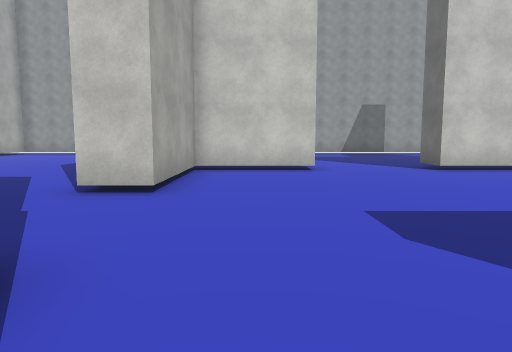
View 1 (above)

24 first-person views from a walk through a Unity game level. The camera is 1.5 m above the floor, tilts 6° down and sees 70° across. The floor is counted in squares, 2 m on a side. Each view is taken from the middle of a square. On the plan, view 1 faces up. The plan holds only what a view shows up to about 11 squares ahead; the rest is blank. The place goes on beyond the plan. The player is left out. Some surface patterns are stand-ins.

View 2
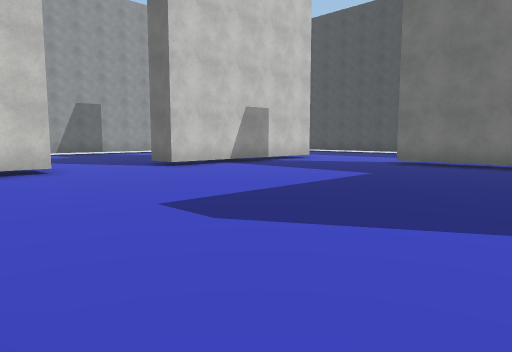

View 3
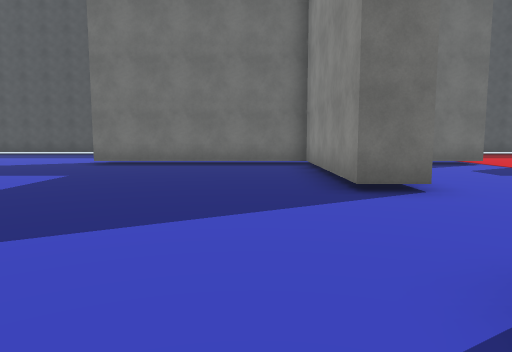

View 4
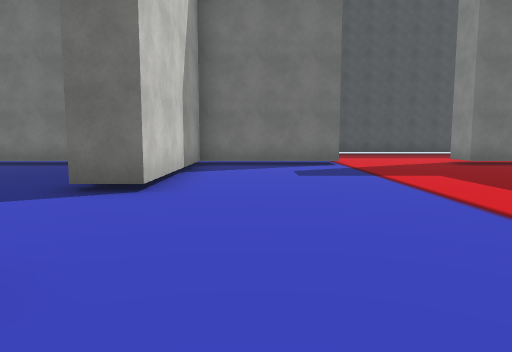

View 5
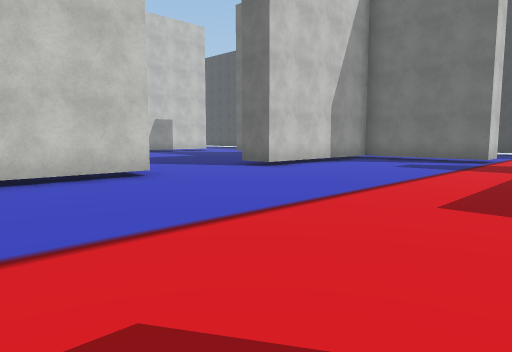

View 6
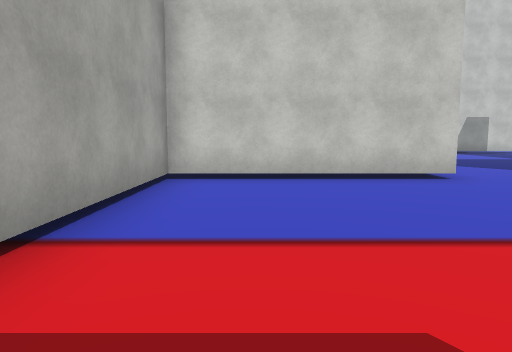

View 7
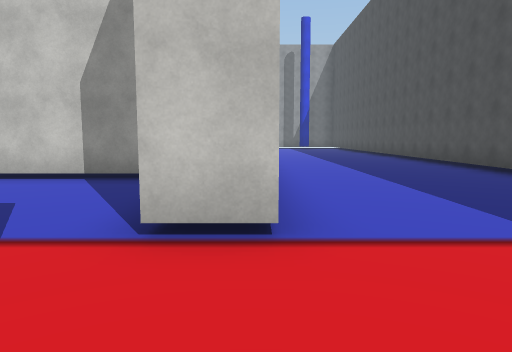

View 8
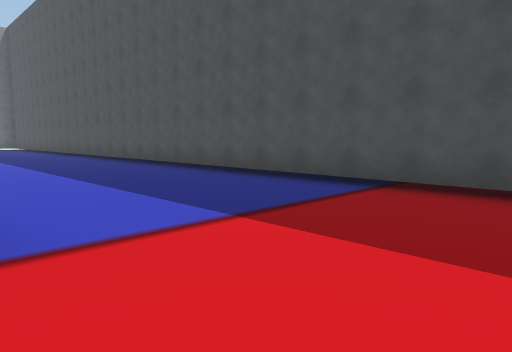

View 9
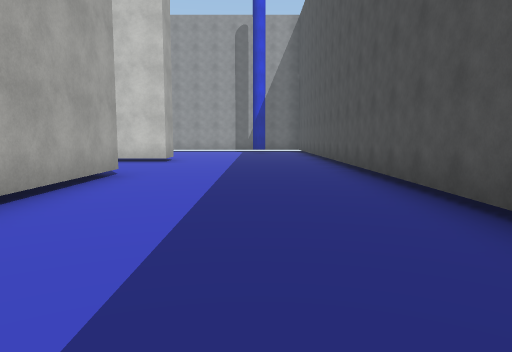

View 10
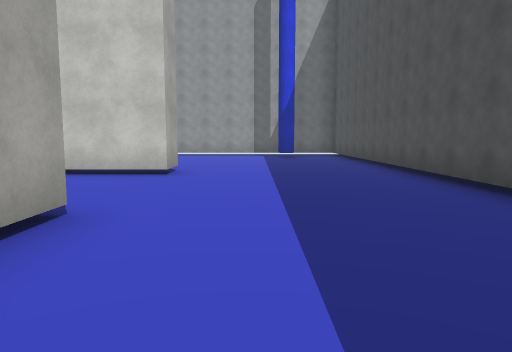

View 11
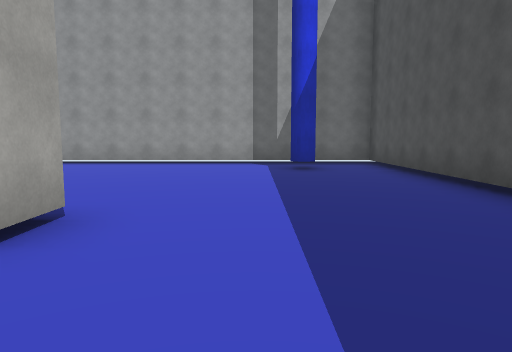

View 12
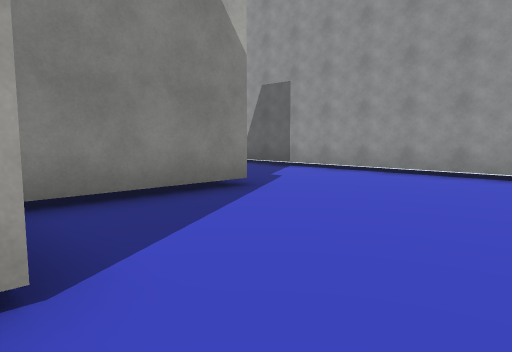

View 13
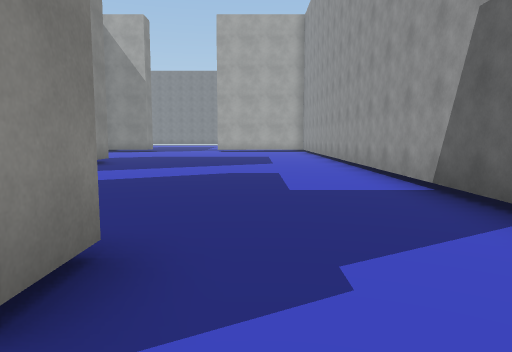

View 14
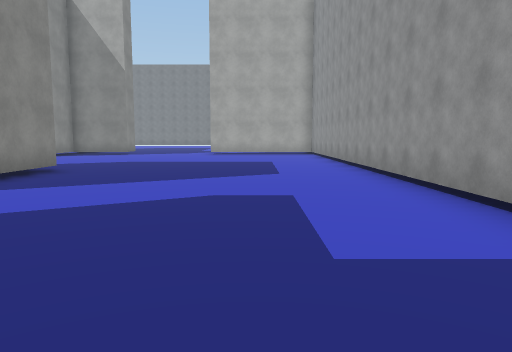

View 15
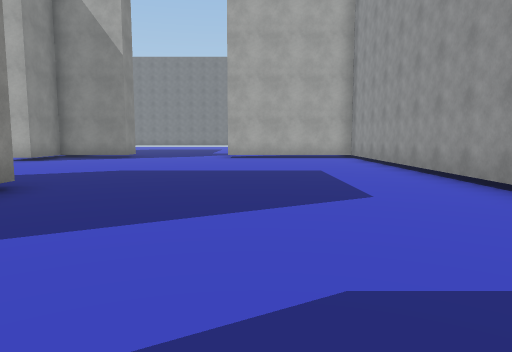

View 16
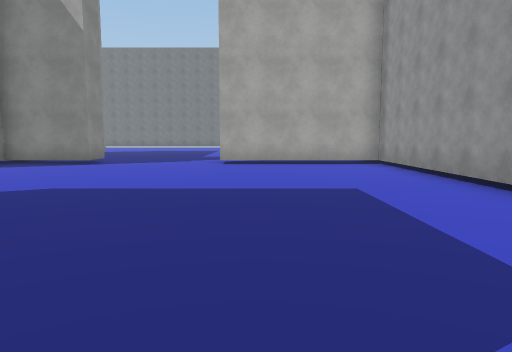

View 17
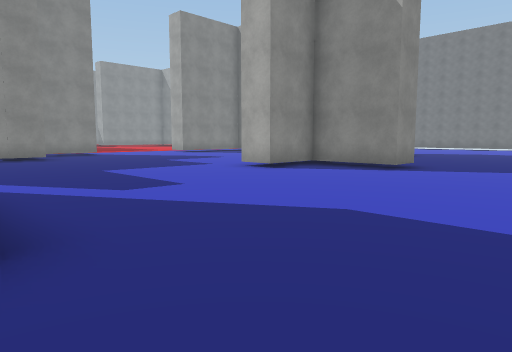

View 18
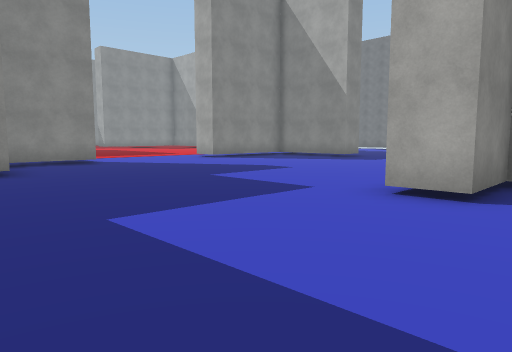

View 19
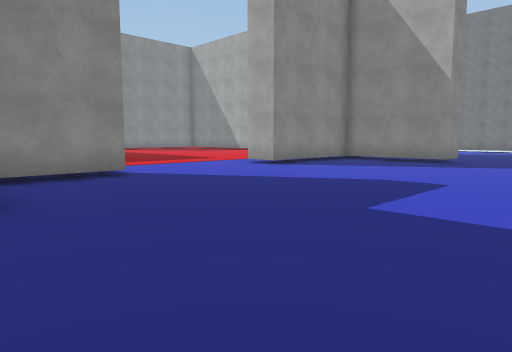

View 20
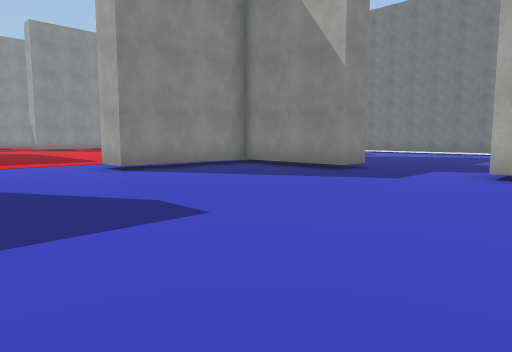

View 21
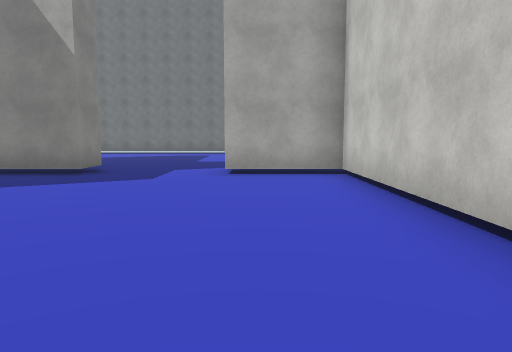

View 22
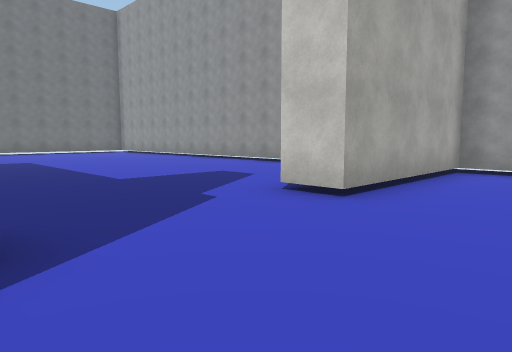

View 23
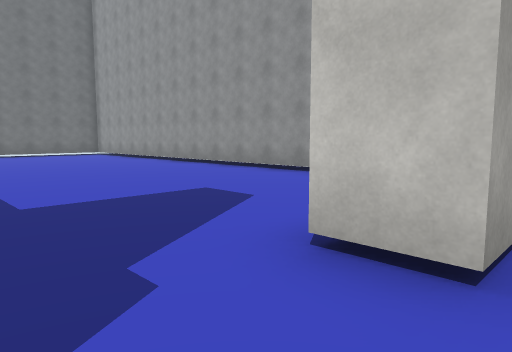

View 24
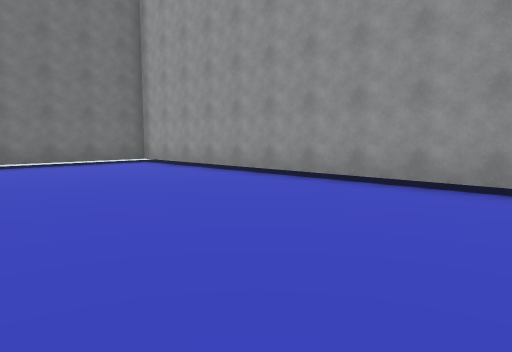

### Floor plan
Points are (right, up) in squares from view 1. A wall is a line through its corners. A room is listed if a view was taken in it or the views show most of it. See-through windows are left out.
Room 1 (views 1, 2, 3, 4, 5, 6, 7, 8, 9, 10, 11, 12, 13)
walls: (10.2, 4.5) (10.2, 1); (0.6, -2.4) (-4.6, -2.4) (-4.6, -6.9); (6.4, 8.4) (4.2, 8.4); (10.2, -6.3) (9.1, -6.3) (9.1, -2.4) (4, -2.4) (4, -1.4) (9.1, -1.4) (9.1, 4.5); (10.2, 9.5) (10.2, 8.4) (8.1, 8.4); (1.4, 8.4) (-1.4, 8.4) (-1.4, 4.8); (7.8, 13) (7.8, 9.9); (15.3, -8.1) (15.3, 16.5) (8.6, 16.5)
ways out: opening at (-2, 3) to room 2; opening at (3, 8.7) to room 2; opening at (7.7, 15) to room 2
Room 2 (views 14, 15, 16, 17, 18, 19, 20, 21, 22, 23, 24)
walls: (-11.5, 4.8) (-16.5, 4.8) (-16.5, 2.2); (-11.5, 8.3) (-10.4, 8.3) (-10.4, 5.8) (-8.7, 5.8) (-8.7, 4.8); (-17.6, -0.6) (-16.5, -0.6) (-16.5, -4) (-12.7, -4) (-12.7, -5.1); (-14.8, 16.5) (-26.3, 16.5) (-26.3, 15.9); (-8.4, -4) (-6.1, -4); (-2.5, 9.4) (-0.5, 9.4); (-1.4, 4.8) (-2.5, 4.8); (4.2, 8.4) (4.2, 9.5); (6.6, 13) (7.8, 13); (8.6, 16.5) (-10.4, 16.5) (-10.4, 12) (-11.5, 12)
ways out: opening at (-2, 3) to room 1; opening at (3, 8.7) to room 1; opening at (7.7, 15) to room 1

Positions as (right, up) in squares from view 1, and headings:
1: (0, 0), facing up
2: (-1, 0), facing up-right
3: (-1, 0), facing right
4: (-1, -4), facing right
5: (-3, -9), facing up-right
6: (-3, -9), facing up
7: (10, -9), facing up
8: (10, -9), facing up-right
9: (13, -3), facing up
10: (12, 1), facing up
11: (12, 6), facing up
12: (12, 9), facing up-left
13: (9, 14), facing left
14: (6, 14), facing left
15: (3, 13), facing left
16: (0, 13), facing left
17: (-2, 12), facing down-left
18: (-4, 7), facing down-left
19: (-5, 3), facing down-left
20: (-9, 4), facing down-left
21: (-9, 3), facing left
22: (-8, 8), facing up-left
23: (-10, 10), facing up-left
24: (-16, 11), facing up-left
